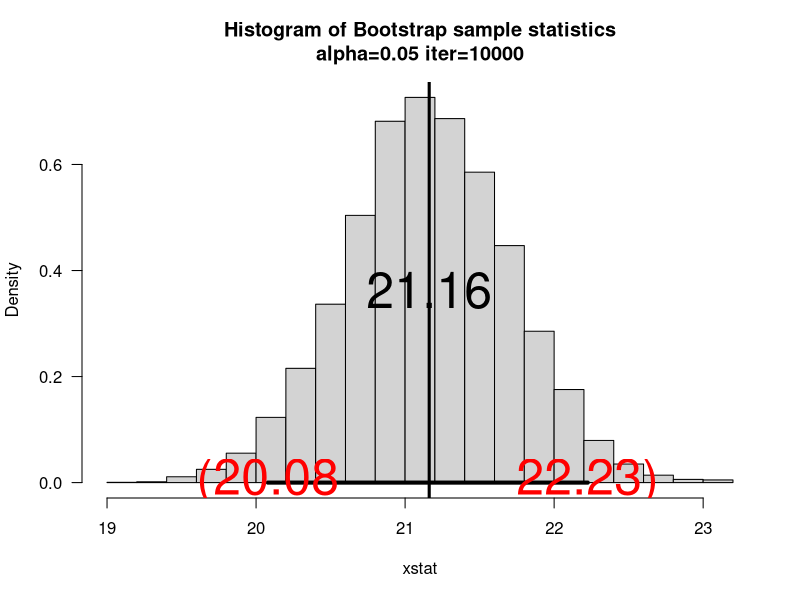

Recreate this plot in R.
## ---- chunk 1
knitr::opts_chunk$set(echo = TRUE)
## ---- chunk 2
data <- read.csv("NZBIRDS.csv")
sam <- sample(nrow(data), 35)
rand_sam <- data[sam, ]
rand_sam
## ---- chunk 3
t.test(rand_sam$Body.Mass)
## ---- chunk 4
t.test(rand_sam$Egg.Length)
## ---- chunk 5
set.seed(10); y1 <- rnorm(100, mean = 1312, sd = 422)
set.seed(20); y2 <- rnorm(47, mean = 1352, sd = 271)
t.test(y1, y2, var.equal = FALSE, conf.level = 0.9)
## ---- chunk 6
var.test(y1, y2)
## ---- chunk 7
y <- read.csv("ROUGHPIPE.csv")
t.test(y, mu = 2)
## ---- chunk 8
y <- read.csv("WISCLAKES.csv")
t.test(y$DOC, mu = 15)
## ---- chunk 9
theta.null = mean(y$DOC) + qnorm(0.05) * sd(y$DOC)
theta.alt = 14
pnorm((theta.null - theta.alt)/ sd(y$DOC), lower.tail = FALSE)
## ---- chunk 10
library(dplyr)
data <- read.csv("ORCHARD.csv")
fog <- data %>% filter(CONDITION == "FOG")
cl <- data %>% filter(CONDITION == "CLEAR" | CONDITION == "CLOUDY")
t.test(fog$RATIO, cl$RATIO, var.equal = TRUE)
## ---- chunk 11
data <- read.csv("GASTURBINE.csv")
trad <- data %>% filter(ENGINE == "Traditional")
aero <- data %>% filter(ENGINE == "Aeroderiv")
t.test(trad$HEATRATE, aero$HEATRATE, var.equal = TRUE)
## ---- chunk 12
adv <- data %>% filter(ENGINE == "Advanced")
t.test(adv$HEATRATE, aero$HEATRATE, var.equal = TRUE)
## ---- chunk 13
data <- read.csv("GOBIANTS.csv")
gobi <- data %>% filter(Region == "Gobi Desert")
dry <- data %>% filter(Region == "Dry Steppe")
t.test(gobi$AntSpecies, dry$AntSpecies)
## ---- chunk 14
data <- read.csv("THRUPUT.csv")
t.test(data$HUMAN, data$AUTO)
## ---- chunk 15
set.seed(35); sam <- round(rnorm(30, 20, 3), 3)
myboot<-function(iter=10000,x,fun="mean",alpha=0.05,...){  #Notice where the ... is repeated in the code
n=length(x)   #sample size

y=sample(x,n*iter,replace=TRUE)
rs.mat=matrix(y,nr=n,nc=iter,byrow=TRUE)
xstat=apply(rs.mat,2,fun) # xstat is a vector and will have iter values in it 
ci=quantile(xstat,c(alpha/2,1-alpha/2))# Nice way to form a confidence interval
# A histogram follows
# The object para will contain the parameters used to make the histogram
para=hist(xstat,freq=FALSE,las=1,
main=paste("Histogram of Bootstrap sample statistics","\n","alpha=",alpha," iter=",iter,sep=""),
...)

#mat will be a matrix that contains the data, this is done so that I can use apply()
mat=matrix(x,nr=length(x),nc=1,byrow=TRUE)

#pte is the point estimate
#This uses whatever fun is
pte=apply(mat,2,fun)
abline(v=pte,lwd=3,col="Black")# Vertical line
segments(ci[1],0,ci[2],0,lwd=4)      #Make the segment for the ci
text(ci[1],0,paste("(",round(ci[1],2),sep=""),col="Red",cex=3)
text(ci[2],0,paste(round(ci[2],2),")",sep=""),col="Red",cex=3)

# plot the point estimate 1/2 way up the density
text(pte,max(para$density)/2,round(pte,2),cex=3)

return(list(ci=ci,fun=fun,x=x))# Some output to use if necessary
}

myboot(x = sam)
